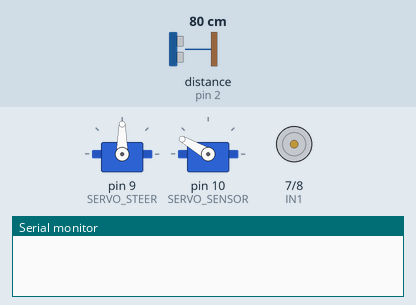
This sketch was run on a simulated Arduino Uno, built with avr-gcc and run on an emulated ATmega328P. Shown: 2 × servo, motor-driver pin pairs drawn as motors (green arrow = first pin HIGH = forward, orange = second pin HIGH = backward, longer = more drive, scaled by the enable pin), the last lines printed to the serial monitor. Wiring (inferred from the names in the program): ultrasonic range finder: trigger pin 3; echo pin 2. Inputs (shaded band) come from the test bench; at power-on: distance to the obstacle (sensor on pin 2) 80 cm. The echo pulse lasts 58.3 µs per cm.

Above: at 3.2 s.
3.3 s: distance to the obstacle (sensor on pin 2) set to 35 cm
6.3 s: distance to the obstacle (sensor on pin 2) set to 28 cm
At 7.5 s:
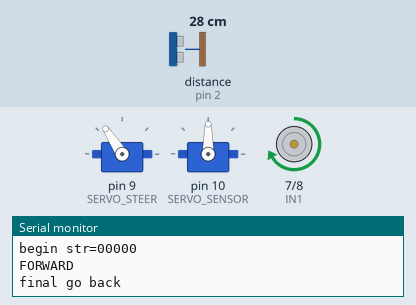
9.3 s: distance to the obstacle (sensor on pin 2) set to 60 cm
At 11.6 s:
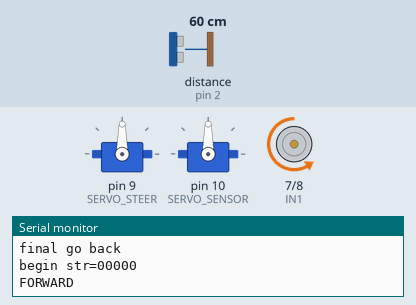
12.3 s: distance to the obstacle (sensor on pin 2) set to 2 cm
At 13.2 s:
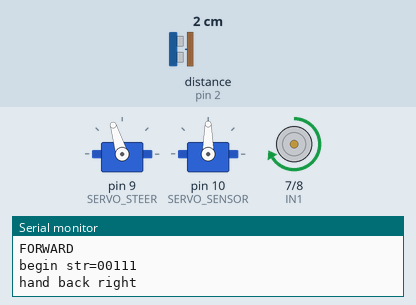
15.3 s: distance to the obstacle (sensor on pin 2) set to 120 cm
At 16.9 s:
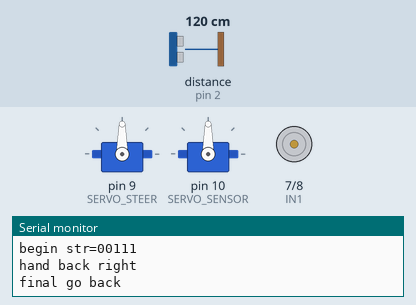
Timing chart, 0 to 19.3 s (numbered marks = the images above; inputs shaded):
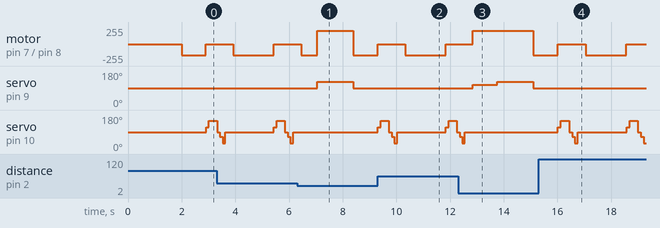

Measured:
- the behaviour switches between 32 and 31 cm on distance to the obstacle (sensor on pin 2) (found by bisection; images 0 and 1)
- after the input at 6.3 s, servo on pin 9 (SERVO_STEER): 90° → 123° after 0.75 s, → 90° 1.4 s later; servo on pin 10 (SERVO_SENSOR): stops changing and stays 90°
- after the input at 9.3 s, servo on pin 9 (SERVO_STEER): stays 90° (without the input it goes to 123° after 0.00 s)
- after the input at 12.3 s, servo on pin 9 (SERVO_STEER): 90° → 107° after 0.55 s, → 123° 0.90 s later, → 90° 1.4 s later; servo on pin 10 (SERVO_SENSOR): goes on until 12.6 s, then stays 90°
- after the input at 15.3 s, servo on pin 9 (SERVO_STEER): stays 90° (without the input it goes to 123° after 0.71 s)

The sketch:

sg90car-lesson4b.ino
```cpp
// (licence header left out)
#include <PWMServo.h>
#define IN1 7
#define IN2 8
#define ENA 5       //  ENA pin

#define FRONT 90        //degree when steering facing straight forward
int SHARP_RIGHT=FRONT+33;
int SHARP_LEFT=FRONT-40;
int  RIGHT=FRONT+17;
int  LEFT=FRONT-20;

#define SENSOR_FRONT 90
int SENSOR_LEFT=SENSOR_FRONT+25;
int SENSOR_RIGHT=SENSOR_FRONT-25;
int SENSOR_FAR_LEFT=SENSOR_FRONT+60;
int SENSOR_FAR_RIGHT=SENSOR_FRONT-60;

#define DELAY_TIME    1000

#define SPEED         170
#define FAST_SPEED    200
#define MID_SPEED     170
#define SERVO_STEER   9  //steer servo connect to D9
#define SERVO_SENSOR  10  //Ultrasonic sensor servo connect to D10

#define Echo_PIN    2 // Ultrasonic Echo pin connect to D11
#define Trig_PIN    3  // Ultrasonic Trig pin connect to D12

PWMServo head;
PWMServo head_steer;
int leftscanval, centerscanval, rightscanval, ldiagonalscanval, rdiagonalscanval;
const int distancelimit = 30; //distance limit for obstacles in front
const int sidedistancelimit = 30; //minimum distance in cm to obstacles at both sides (the car will allow a shorter distance sideways)
int distance;
int numcycles = 0;
const int forwardtime = 600; //Time the robot spends turning (miliseconds)
const int turntime = 900; //Time the robot spends turning (miliseconds)
const int backtime = 900; //Time the robot spends turning (miliseconds)
#define LPT 2 // scan loop coumter
int thereis;
/*motor control*/
void  go_Back(int speed)  //Forward
{

  digitalWrite(IN1, HIGH);
  digitalWrite(IN2,LOW);
  analogWrite(ENA,speed);
}

void go_Advance(int speed)  //Forward
{

  digitalWrite(IN1, LOW);
  digitalWrite(IN2,HIGH);
  analogWrite(ENA,speed);
}

void turn(int angle)
{

  head_steer.write(angle);

}

void stop_Stop()    //Stop
{

  digitalWrite(IN1, LOW);
  digitalWrite(IN2,LOW);
  analogWrite(ENA,0);
}


void setup() {

 pinMode(ENA, OUTPUT);
 pinMode(IN1, OUTPUT);
 pinMode(IN2, OUTPUT);
 pinMode(Trig_PIN, OUTPUT);
 pinMode(Echo_PIN,INPUT);

 head_steer.attach(SERVO_STEER);
 head.attach(SERVO_SENSOR);
 head.write(90);
 turn(FRONT);
 stop_Stop();
 delay(2000);

 Serial.begin(9600);

}


void loop() {
 auto_avoidance();

}
/*detection of ultrasonic distance*/
int watch(){
  long echo_distance;
  digitalWrite(Trig_PIN,LOW);
  delayMicroseconds(5);
  digitalWrite(Trig_PIN,HIGH);
  delayMicroseconds(15);
  digitalWrite(Trig_PIN,LOW);
  echo_distance=pulseIn(Echo_PIN,HIGH);
  echo_distance=echo_distance*0.01657; //how far away is the object in cm
  //Serial.println((int)echo_distance);
  return round(echo_distance);
}
//Meassures distances to the right, left, front, left diagonal, right diagonal and asign them in cm to the variables rightscanval,
//leftscanval, centerscanval, ldiagonalscanval and rdiagonalscanval (there are 5 points for distance testing)
String watchsurrounding(){
/*  obstacle_status is a binary integer, its last 5 digits stands for if there is any obstacles in 5 directions,
 *   for example B101000 last 5 digits is 01000, which stands for Left front has obstacle, B100111 means front, right front and right ha
 */

int obstacle_status =B100000;
  centerscanval = watch();
  if(centerscanval<distancelimit){
    stop_Stop();

    obstacle_status  =obstacle_status | B100;
    }
  head.write(SENSOR_LEFT);
  delay(100);
  ldiagonalscanval = watch();
  if(ldiagonalscanval<distancelimit){
    stop_Stop();

     obstacle_status  =obstacle_status | B1000;
    }
  head.write(SENSOR_FAR_LEFT); //Didn't use 180 degrees because my servo is not able to take this angle
  delay(300);
  leftscanval = watch();
  if(leftscanval<sidedistancelimit){
    stop_Stop();

     obstacle_status  =obstacle_status | B10000;
    }

  head.write(SENSOR_FRONT); //use 90 degrees if you are moving your servo through the whole 180 degrees
  delay(100);
  centerscanval = watch();
  if(centerscanval<distancelimit){
    stop_Stop();

    obstacle_status  =obstacle_status | B100;
    }
  head.write(SENSOR_RIGHT);
  delay(100);
  rdiagonalscanval = watch();
  if(rdiagonalscanval<distancelimit){
    stop_Stop();

    obstacle_status  =obstacle_status | B10;
    }
  head.write(SENSOR_FAR_RIGHT);
  delay(100);
  rightscanval = watch();
  if(rightscanval<sidedistancelimit){
    stop_Stop();

    obstacle_status  =obstacle_status | 1;
    }
  head.write(SENSOR_FRONT); //Finish looking around (look forward again)
  delay(300);
   String obstacle_str= String(obstacle_status,BIN);
  obstacle_str= obstacle_str.substring(1,6);

  return obstacle_str; //return 5-character string standing for 5 direction obstacle status
}

void auto_avoidance(){

  ++numcycles;
  if(numcycles>=LPT){ //Watch if something is around every LPT loops while moving forward
     stop_Stop();
    String obstacle_sign=watchsurrounding(); // 5 digits of obstacle_sign binary value means the 5 direction obstacle status
      Serial.print("begin str=");
        Serial.println(obstacle_sign);
                    if( obstacle_sign=="00000"){
     Serial.println("FORWARD");
     turn(FRONT);
     go_Advance(SPEED);

      delay(forwardtime);
      stop_Stop();
    }

    else if( obstacle_sign=="01000" || obstacle_sign=="11000" || obstacle_sign=="10000"  ){
     Serial.println("hand right");
           turn(SHARP_RIGHT);
     go_Advance(FAST_SPEED);
      delay(turntime);
      stop_Stop();
      turn(FRONT);
    }

    else if( obstacle_sign=="00010" ||obstacle_sign=="00011" ||obstacle_sign=="00001"  ){
    Serial.println("hand left");
          turn(SHARP_LEFT);
     go_Advance(FAST_SPEED);
      delay(turntime);
      stop_Stop();
      turn(FRONT);
    }

    else if( obstacle_sign=="00111" ||   obstacle_sign=="01111" ||  obstacle_sign=="10111" || obstacle_sign=="11111"  || obstacle_sign=="00110" || obstacle_sign=="01010"  || obstacle_sign=="00101" ){
    Serial.println("hand back right");
     turn(RIGHT);
     go_Back(FAST_SPEED);
       delay(backtime);
          stop_Stop();
          turn(FRONT);
     }
         else if(obstacle_sign=="00100"  || obstacle_sign=="10100"  || obstacle_sign=="01100" || obstacle_sign=="11100" || obstacle_sign=="11011"  ||    obstacle_sign=="11101"  ||  obstacle_sign=="11110"  || obstacle_sign=="01110"  ){
    Serial.println("hand back left");
      turn(LEFT);
     go_Back(FAST_SPEED);
       delay(backtime);
          stop_Stop();
          turn(FRONT);
     }

      else Serial.println("no handle");
    numcycles=0; //Restart count of cycles
    } else {
             turn(FRONT);
     go_Advance(SPEED);
        delay(backtime);
          stop_Stop();

  }

  //else  Serial.println(numcycles);

  distance = watch(); // use the watch() function to see if anything is ahead (when the robot is just moving forward and not looking around it will test the distance in front)
  if (distance<distancelimit){ // The robot will just stop if it is completely sure there's an obstacle ahead (must test 25 times) (needed to ignore ultrasonic sensor's false signals)
 Serial.println("final go back");
       turn(SHARP_RIGHT);
     go_Back(FAST_SPEED);
  delay(backtime*3/2);
  turn(FRONT);
      ++thereis;}
  if (distance>distancelimit){
      thereis=0;} //Count is restarted
  if (thereis > 25){
  Serial.println("final stop");
    stop_Stop(); // Since something is ahead, stop moving.
    thereis=0;
  }
}
```
